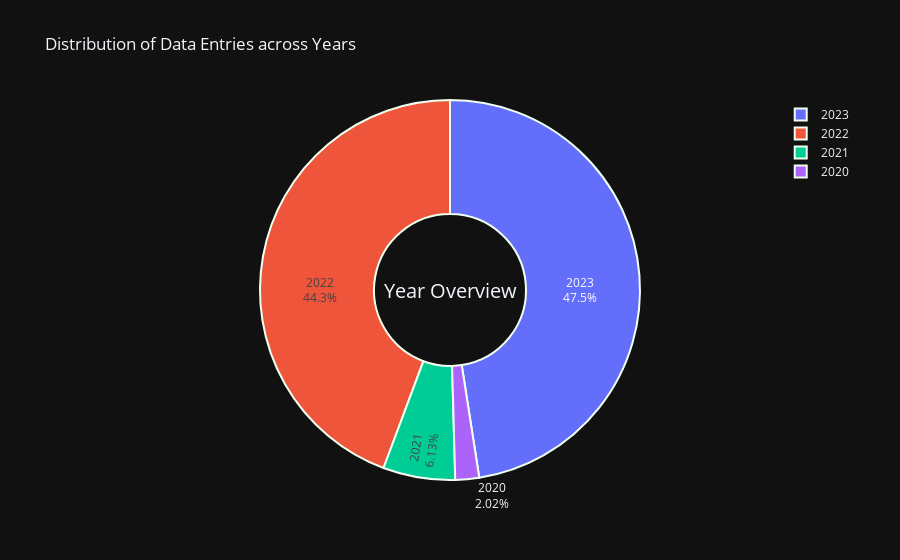

Here is the notebook cell this chart was saved with:
### Code cell
#Extract the value counts for years
data_values = df.work_year.value_counts()

# Create a pie chart
fig = go.Figure(data=go.Pie(
    labels=data_values.index, 
    values=data_values.values, 
    hole=0.4, 
    textinfo='label+percent',
    insidetextorientation='radial',
    marker=dict(
        #colors=px.colors.sequential.RdBu, 
        line=dict(
            color='honeydew', 
            width=2
        )
    ),
))

# Update layout
fig.update_layout(
    title="Distribution of Data Entries across Years",
    annotations=[dict(text="Year Overview", showarrow=False, font_size=20)],
    height=600,
    template="plotly_dark"
)

# Show the pie chart
fig.show()

### Figure 1 — Plotly figure (JSON) as saved in the notebook; plotly's stock layout.template omitted (floating-point values rounded to 4 significant figures)
{"data": [{"hole": 0.4, "insidetextorientation": "radial", "labels": [2023, 2022, 2021, 2020], "marker": {"line": {"color": "honeydew", "width": 2}}, "textinfo": "label+percent", "type": "pie", "values": [1785, 1664, 230, 76]}], "layout": {"annotations": [{"font": {"size": 20}, "showarrow": false, "text": "Year Overview"}], "autosize": true, "title": {"text": "Distribution of Data Entries across Years"}}}
